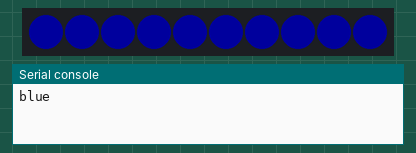
A program run on a simulated Raspberry Pi Pico running MicroPython. Parts: 10 RGB LEDs in strip order, left to right, the last lines printed to the serial console. Dim RGB values are drawn brighter than linear. At 15.7 s the program stops and its outputs stay as they are.

Above: at 0.46 s.
At 2.0 s:
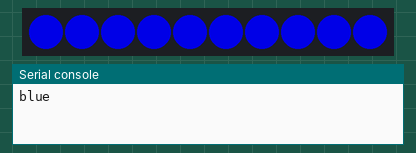
At 3.54 s:
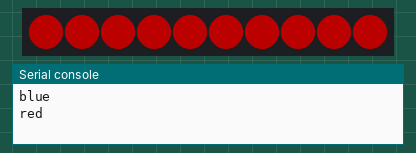
At 6.62 s:
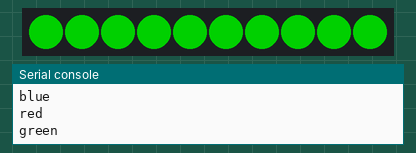
At 9.7 s:
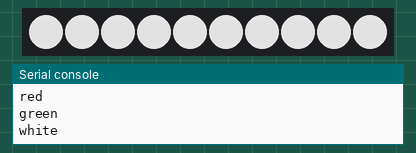
At 12.8 s:
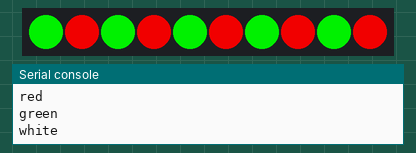

The program:

PioLedStrip.py
```python
import array, utime
from machine import Pin
import rp2
from rp2 import PIO, StateMachine, asm_pio

NUM_LEDS = 10

@asm_pio(sideset_init=PIO.OUT_LOW, out_shiftdir=PIO.SHIFT_LEFT, autopull=True, pull_thresh=24)
def ws2812():
    T1 = 2
    T2 = 5
    T3 = 3
    label("bitloop")
    out(x,1).side(0)              [T3-1]
    jmp(not_x, "do_zero").side(1) [T1-1]
    jmp("bitloop").side(1)        [T2-1]
    label("do_zero")
    nop().side(0)                 [T2-1]

sm = StateMachine(0, ws2812, freq=8000000, sideset_base=Pin(0))
sm.active(1)

ar = array.array("I", [0 for _ in range(NUM_LEDS)])

print("blue")
for j in range(0, 255):
    for i in range(NUM_LEDS):
        ar[i] = j
    sm.put(ar,8)
    utime.sleep_ms(10)

print("red")
for j in range(0,255):
    for i in range(NUM_LEDS):
        ar[i] = j<<8
    sm.put(ar,8)
    utime.sleep_ms(10)

print("green")
for j in range(0,255):
    for i in range(NUM_LEDS):
        ar[i] = j<<16
    sm.put(ar,8)
    utime.sleep_ms(10)

print("white")
for j in range(0,255):
    for i in range(NUM_LEDS):
        ar[i] = (j<<16) + (j<<8) + j
    sm.put(ar,8)
    utime.sleep_ms(10)

for j in range(0,255):
    for i in range(NUM_LEDS):
        if i % 2 == 0:
            ar[i] = j<<16
        else:
            ar[i] = j<<8
    sm.put(ar,8)
    utime.sleep_ms(10)


print("clear")
for j in range(0,255):
    for i in range(NUM_LEDS):
        ar[i] = 0
    sm.put(ar,8)
    utime.sleep_ms(10)
```
